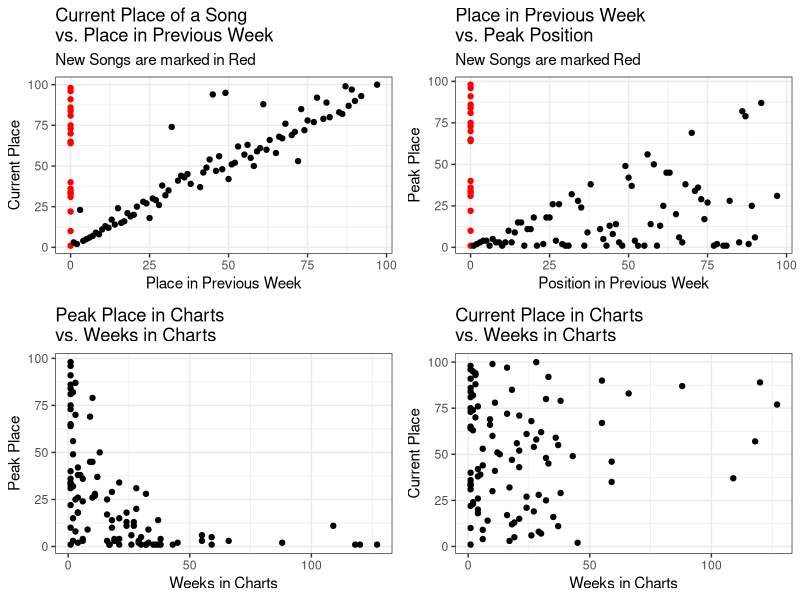
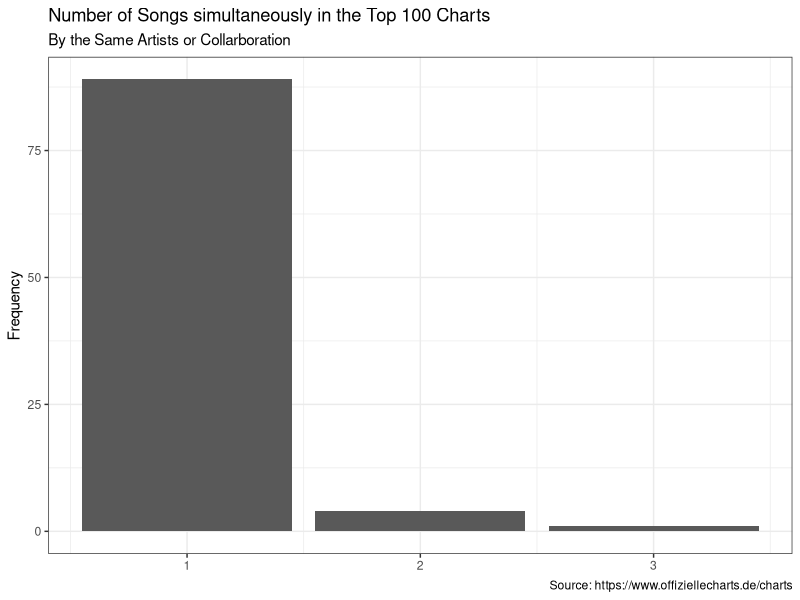
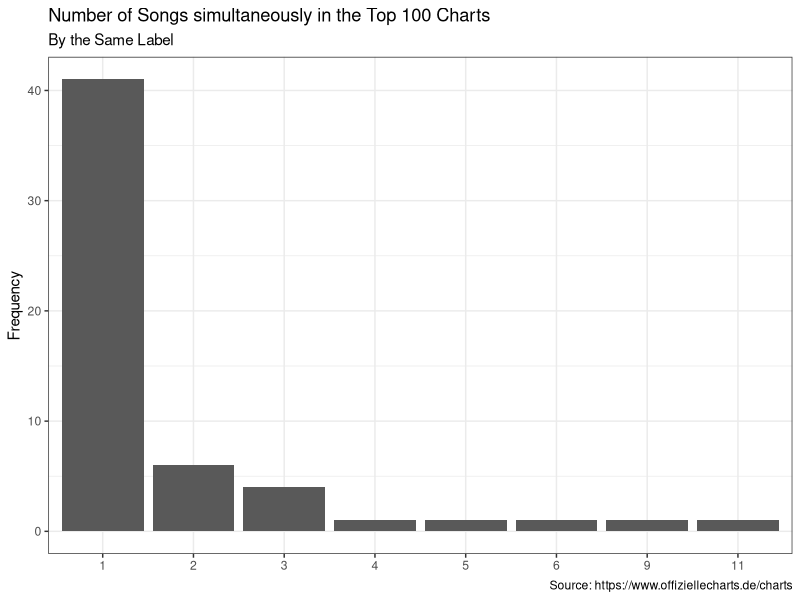

R code for these plots, in order:
## ---- chunk 1
library(ggplot2)
library(gridExtra)
library(readr)
library(dplyr)
chart_scrap <- read_csv('2022-03-16_charts_report.csv')
## ---- chunk 2
#Reporting Figures and Tables
#Scatter Plots
current_v_last <- ggplot(data = chart_scrap,
                                     aes(y = current, x=last_week,
                                     col=ifelse(is.na(last_week), yes = 'NA' , no = 'NonNA')))+
                                      geom_point(aes(y = current, x=last_week_fill),show.legend = F)+
                                      scale_color_manual(values = c('#FF0000','#000000'))+
                                      labs(title = 'Current Place of a Song \nvs. Place in Previous Week',
                                           subtitle = 'New Songs are marked in Red',
                                           y='Current Place', x='Place in Previous Week')+
                                        theme_bw()
weeks_v_peak <- ggplot(data = chart_scrap,
                                             aes(x=weeks_in_charts, y=peak_in_charts))+
                                              geom_point()+
                                              labs(title = 'Peak Place in Charts \nvs. Weeks in Charts',
                                                   x='Weeks in Charts', y='Peak Place')+
                                              theme_bw()
week_v_current <- ggplot(data = chart_scrap, aes(x=weeks_in_charts, y=current))+
                                      geom_point()+
                                      labs(title = 'Current Place in Charts \nvs. Weeks in Charts',
                                           x='Weeks in Charts', y='Current Place')+
                                      theme_bw()
last_v_peak <- ggplot(data = chart_scrap, aes(x=last_week_fill, y=peak_in_charts,
                                                col=ifelse(is.na(last_week), yes = 'NA' , no = 'NonNA')))+
                                    geom_point(show.legend = F)+
                                    labs(title = 'Place in Previous Week \nvs. Peak Position',
                                         subtitle = 'New Songs are marked Red',
                                         x='Position in Previous Week', y='Peak Place')+
                                    scale_color_manual(values = c('#FF0000','#000000'))+
                                    theme_bw()
grid.arrange(current_v_last,last_v_peak, weeks_v_peak,week_v_current, nrow=2)
## ---- chunk 3
chart_scrap%>%
                      count(artist)%>%
                      ggplot(aes(x=n))+
                      geom_bar()+
                      labs(title = 'Number of Songs simultaneously in the Top 100 Charts',
                           subtitle = 'By the Same Artists or Collarboration',
                           y='Frequency',
                           x=NULL,
                           caption = 'Source: https://www.offiziellecharts.de/charts')+
                      theme_bw()
chart_scrap%>%
                        count(artist,sort = T)%>%
                        filter(n>1)%>%
                        knitr::kable()
chart_scrap%>%
                      count(label)%>%
                      ggplot(aes(x=as.factor(n)))+
                      geom_bar()+
                      geom_bar()+
                      labs(title = 'Number of Songs simultaneously in the Top 100 Charts',
                           subtitle = 'By the Same Label',
                           y='Frequency',
                           x=NULL,
                           caption = 'Source: https://www.offiziellecharts.de/charts')+
                      theme_bw()
chart_scrap%>%
                        count(label, sort = T)%>%
                        filter(n>1)%>%
                        knitr::kable()
## ---- chunk 4
#Songs that are currently peaking
chart_scrap%>%
                        filter(current == peak_in_charts)%>%
                        select(artist, title, current)%>%
                        rename(Position = current)%>%
                        knitr::kable()
